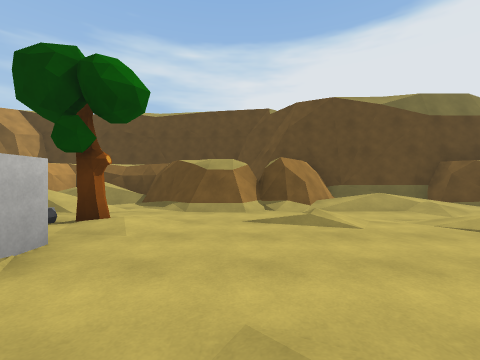
view 1 (above)

14 first-person views from a walk through a scene from a Unity 3-D project. The camera is 1.2 m above the floor, looks level and sees 90° across. The floor is counted in squares, 2 m on a side. Each view is taken from the middle of a square. On the plan, view 1 faces up. The plan holds only what a view shows up to about 9 squares ahead; the rest is blank. The place goes on beyond the plan. The player is left out. Some surface patterns are stand-ins.

view 2
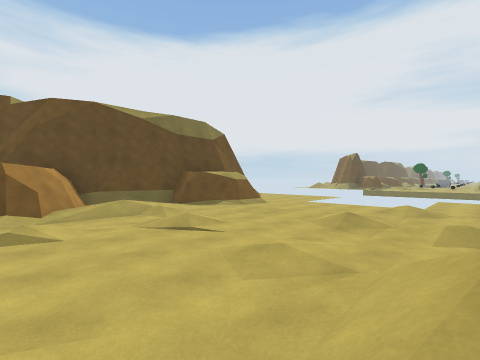

view 3
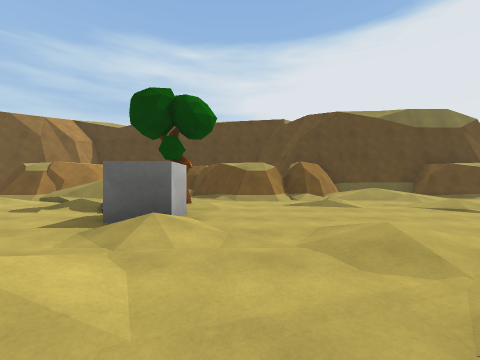

view 4
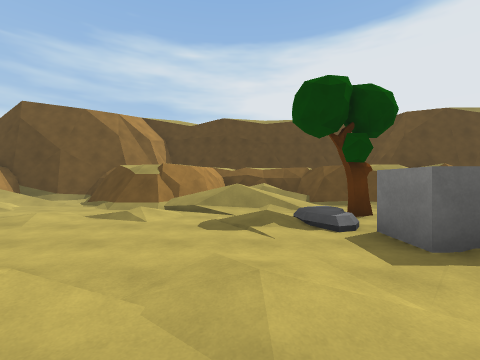

view 5
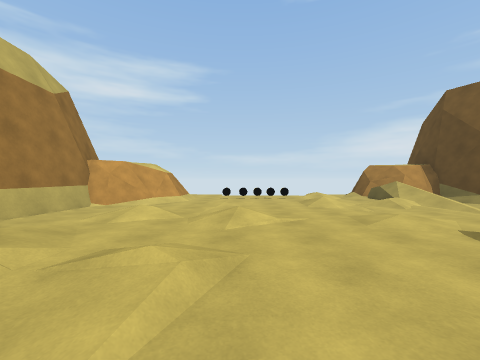

view 6
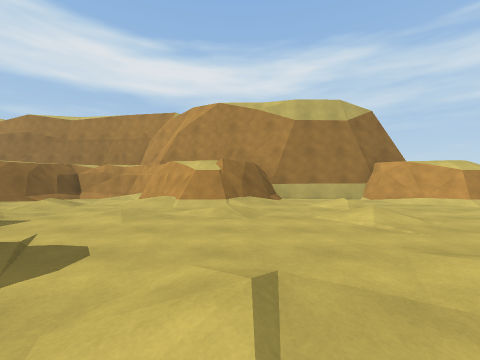

view 7
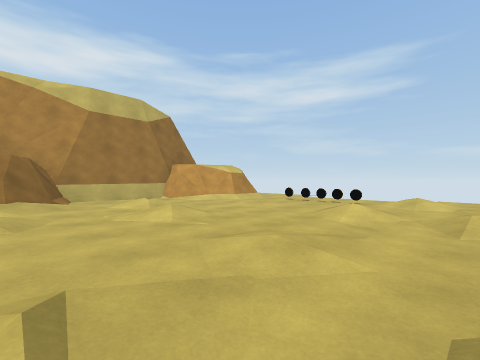

view 8
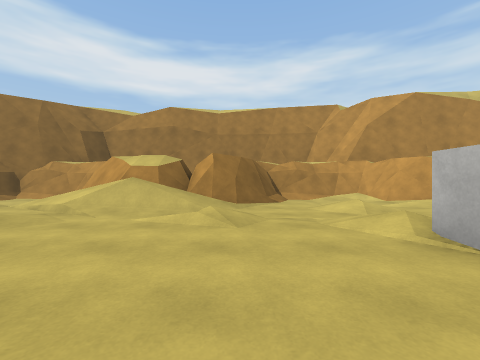

view 9
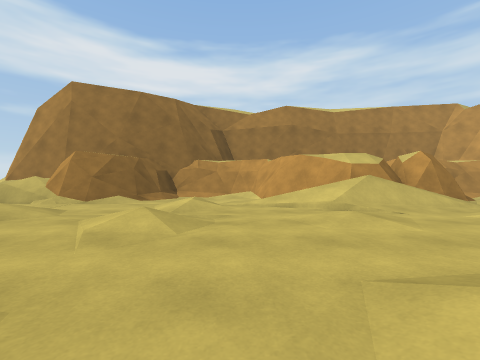

view 10
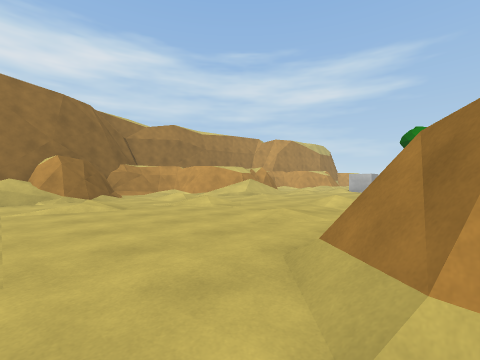

view 11
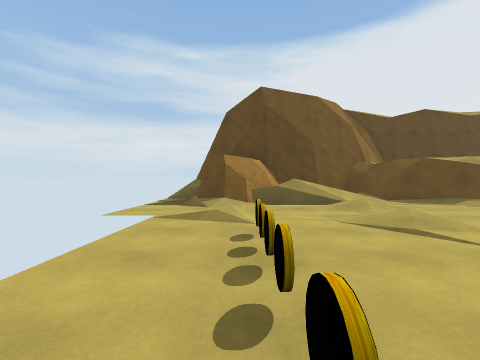

view 12
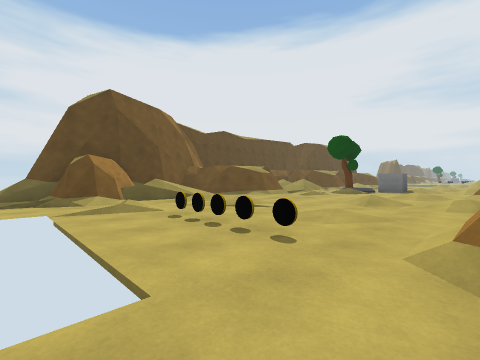

view 13
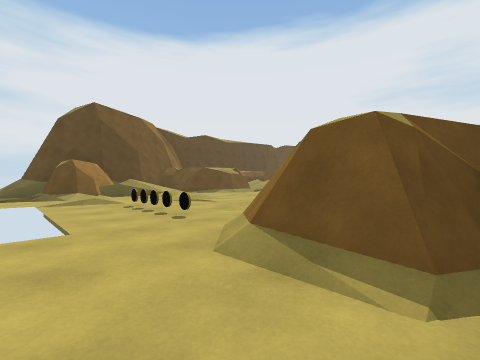

view 14
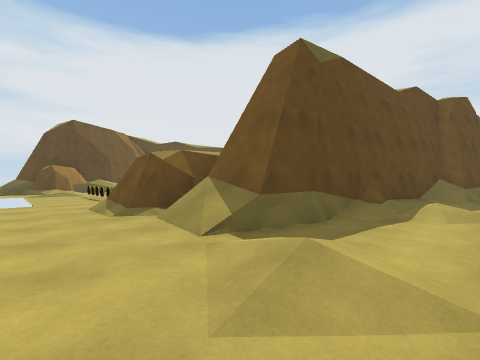

### Floor plan
Key: @ floor where view 1 was taken; # wall or solid block; x gap in a wall; . main floor; : floor 0.25 m higher than the main floor; + floor 0.5 m higher than the main floor; * floor 0.75 m higher than the main floor; / step, stairs or slope; = window, fence, low wall or low ledge; ^ raised ledge; T tree; C crate; I coin; O other object.
Columns run from 16 left of view 1 to 13 right of it. Each row starts with its distance up from view 1.
  9 x
  8 *#######  #####   ####
  7  ###..## ## //#   #/:###
  6 :##///.###/  .#####//:/###.
  5 ..::::../////..//:::+:://.
  4  :+.:..::+.:/T:../:...::..
  3  .O./..:.:.:/.:.....:..:..
  2  .O..........CC...........
  1  .I.:..+.:.:..+.:..::.+::.
  0 ....:....:.:....@::/.....:....
 -1 ..##..:::///..:.//////+:://::.
 -2 .:###:.:/###/../##^##..:##=
 -3 ..######## ##..##   #/./#####
 -4 ../##       ####    #####   #=
 -5 ..=######
 -6 .::..::/###
 -7 .....: ../#

Positions as (right, up) in squares from view 1, and headings:
1: (0, 0), facing up
2: (1, -1), facing up-right
3: (-1, -2), facing up
4: (-5, -1), facing up
5: (-5, 1), facing left
6: (-7, 5), facing down
7: (-7, 5), facing down-left
8: (0, 4), facing down
9: (5, 4), facing down
10: (10, 6), facing down-left
11: (-14, 0), facing up
12: (-16, -1), facing up-right
13: (-16, -3), facing up-right
14: (-16, -7), facing up-right
